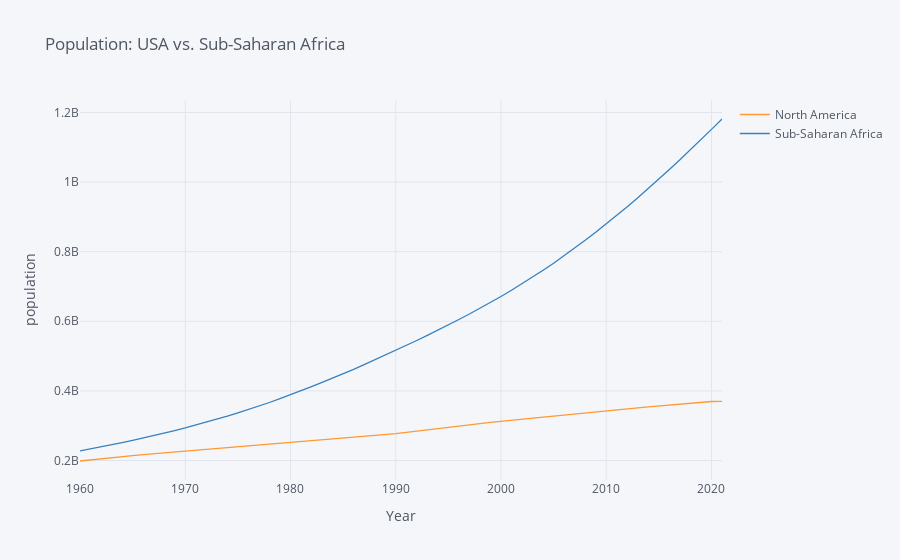

Source (notebook cell):
### Markdown cell above
#### Population Growth Graph

### Code cell
def fix_date_index(df):
    idx_vars = df.index.names
    new = df.reset_index()
    new.date = new.date.astype(int)
    return new.set_index(idx_vars)

from plotly.offline import init_notebook_mode, iplot
import numpy as np
from scipy.optimize import newton

init_notebook_mode(connected=True)

vars = {"SP.POP.TOTL":"Population, total"}


use=["NAC", "SSF"]

population = fix_date_index(wbdata.get_dataframe(vars,country=use)).squeeze().unstack('country','region')


population.iplot(xTitle="Year",yTitle="population",
              title="Population: USA vs. Sub-Saharan Africa")
